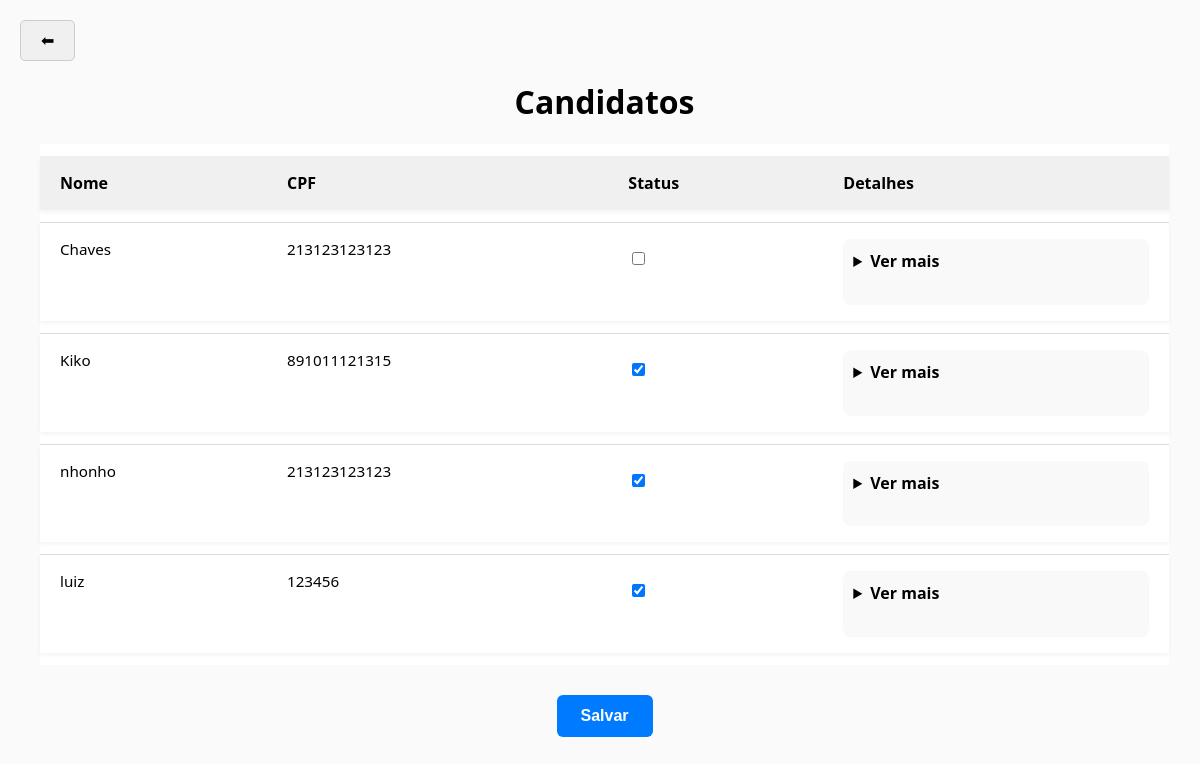
Before: /candidatos/ with the older database file.
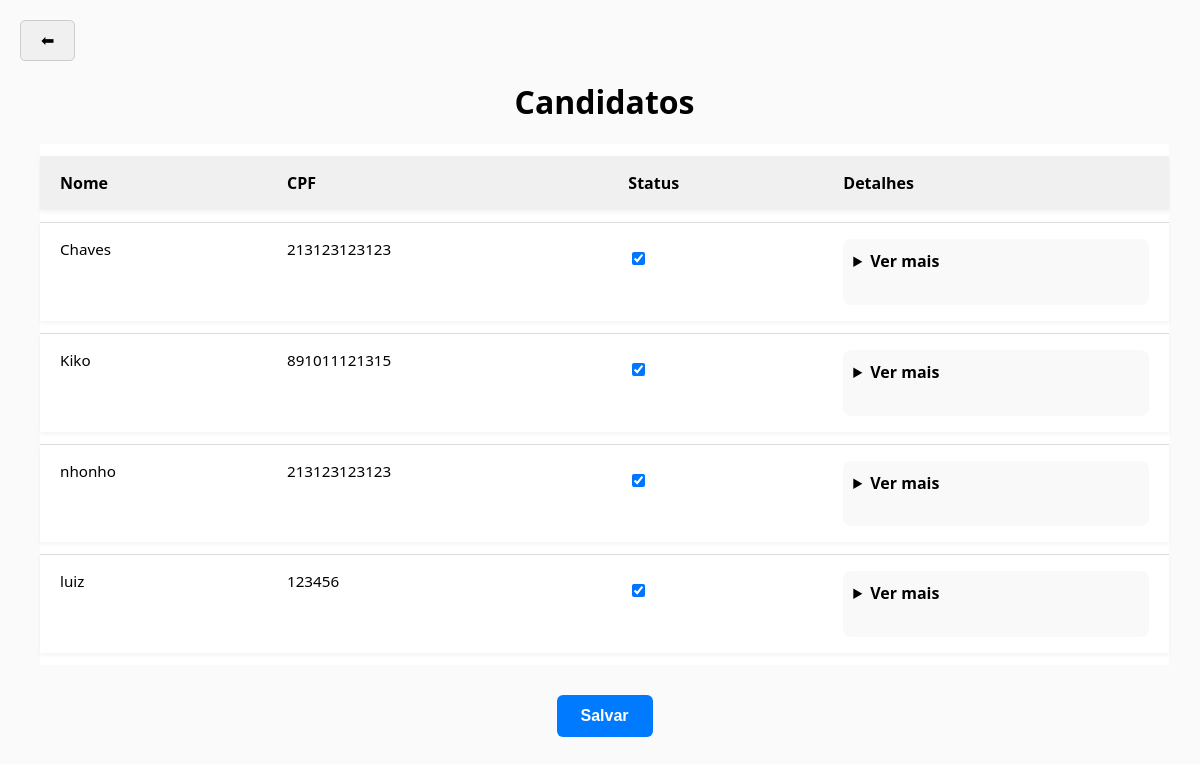
After: the same page with the newer database file.
### portal/models.py (models this page shows, shortened)
class Candidato(models.Model):
    user = models.OneToOneField(User, on_delete=models.CASCADE, null=True, blank=True)
    nome_completo = models.CharField(max_length=200)
    data_nascimento = models.DateField()
    idade = models.IntegerField(editable = False)
    sexo = models.CharField(max_length=20)
    raca_cor = models.CharField(max_length=50)
    cpf = models.CharField(max_length=14)
    telefone = models.CharField(max_length=20, blank=True)
    whatsapp = models.BooleanField()
    estado_civil = models.CharField(max_length=50, blank=True)
    email = models.EmailField(blank=True)
    endereco_principal = models.CharField(max_length=200)
    numero = models.CharField(max_length=20)
    bairro = models.CharField(max_length=100)
    municipio_uf = models.CharField(max_length=100)
    microrregiao = models.CharField(max_length=100, blank=True)
    cep = models.CharField(max_length=20)
    ingressara_no_projeto = models.BooleanField()
    turno = models.CharField(max_length=50, blank=True)
    apadrinhado = models.BooleanField()
    escolaridade = models.CharField(max_length=100, blank=True)
    rede_ensino = models.CharField(max_length=50, blank=True)
    ano_ou_periodo = models.CharField(max_length=20, blank=True)
    turno_escolar = models.CharField(max_length=50, blank=True)
    motivo_nao_estuda = models.TextField(blank=True)
    pretende_estudar = models.BooleanField(null=True)
    situacao_profissional = models.CharField(max_length=100, blank=True)
    profissao = models.CharField(max_length=100, blank=True)
    local_trabalho = models.CharField(max_length=100, blank=True)
    bairro_trabalho = models.CharField(max_length=100, blank=True)
    salario = models.DecimalField(max_digits=10, decimal_places=2, null=True, blank=True)
    conhece_eca = models.CharField(max_length=50, blank=True)
    nocao_cidadania = models.BooleanField(null=True)
    referencia_familiar = models.CharField(max_length=20, blank=True)
    conhece_conselho = models.CharField(max_length=100, blank=True)
    conhece_foscar = models.CharField(max_length=100, blank=True)
    possui_plano = models.BooleanField(null=True)
    nome_plano = models.CharField(max_length=100, blank=True)
    problema_saude = models.BooleanField(null=True)
    acompanhamento_medico = models.BooleanField(null=True)
    cirurgia = models.BooleanField(null=True)
    problema_atual = models.TextField(blank=True)
    deficiencia_fisica = models.BooleanField(null=True)
    tipo_deficiencia = models.CharField(max_length=100, blank=True)
    desenvolvimento_mental = models.TextField(blank=True)
    onde_procura_saude = models.CharField(max_length=100, blank=True)
    refeicoes_dia = models.IntegerField(null=True, blank=True)
    alimentacao = models.TextField(blank=True)
    participa_grupo = models.TextField(blank=True)
    tipo_casa = models.CharField(max_length=100, blank=True)
    tipo_moradia = models.CharField(max_length=100, blank=True)
    vulnerabilidade = models.TextField(blank=True)
    numero_comodos = models.IntegerField(null=True, blank=True)
    divisorias_crianca_adulto = models.BooleanField(null=True)
    tem_banheiro = models.BooleanField(null=True)
    banheiro_dentro = models.BooleanField(null=True)
    energia_publica = models.BooleanField(null=True)
    agua = models.CharField(max_length=100, blank=True)
    destino_lixo = models.CharField(max_length=100, blank=True)
    destino_esgoto = models.CharField(max_length=100, blank=True)
    bens = models.TextField(blank=True)
    origem_bens = models.CharField(max_length=100, blank=True)
    cadastrado_cadunico = models.BooleanField(null=True)
    bolsa_familia = models.BooleanField(null=True)
    auxilio_moradia = models.BooleanField(null=True)
    recebe_bpc = models.BooleanField(null=True)
    faixa_renda_familiar = models.CharField(max_length=100, blank=True)
    renda_per_capita = models.DecimalField(max_digits=10, decimal_places=2, null=True, blank=True)
    aprovado = models.BooleanField(null=True, blank=True)

### portal/views.py (the view)
# urls.py: path('candidatos/', views.lista_candidatos, name='lista_candidatos'),
def lista_candidatos(request):
    candidatos = Candidato.objects.all()
    return render(request, "candidatos.html", {"candidatos": candidatos})

### portal/templates/candidatos.html (shortened to what the changed rows need)
{% extends "base.html" %}
{% block content %}
<div class="container">
    <h1>Candidatos</h1>
    <table>
        <thead>
            <tr>
                <th>Nome</th>
                <th>CPF</th>
                <th>Status</th>
                <th>Detalhes</th>
            </tr>
        </thead>
        <tbody>
        {% for candidato in candidatos %}
            <tr>
                <td>{{ candidato.nome_completo }}</td>
                <td>{{ candidato.cpf }}</td>
                <td class="acoes">
                    <div class="status-checkbox">
                        <form method="post" action="{% url 'alterar_status' candidato.id %}">
                            <label class="checkbox-wrapper" title="Clique para aprovar/reprovar">
                                <input type="checkbox" name="status" value="aprovar" onchange="this.form.submit()" {% if candidato.aprovado %}checked{% endif %}>
                            </label>
                        </form>
                    </div>
                </td>
                <td>
                    <details>
                        <summary>Ver mais</summary>
                        <strong>Data de Nascimento:</strong> {{ candidato.data_nascimento }}<br>
                        <strong>Idade:</strong> {{ candidato.idade }}<br>
                        <strong>Sexo:</strong> {{ candidato.sexo }}<br>
                        <strong>Raça/Cor:</strong> {{ candidato.raca_cor }}<br>
                        <strong>Telefone:</strong> {{ candidato.telefone }}<br>
                        <strong>WhatsApp:</strong> {{ candidato.whatsapp }}<br>
                        <strong>Estado Civil:</strong> {{ candidato.estado_civil }}<br>
                        <strong>Email:</strong> {{ candidato.email }}<br>
                        <strong>Endereço:</strong> {{ candidato.endereco_principal }}, {{ candidato.numero }} - {{ candidato.bairro }}<br>
                        <strong>Município/UF:</strong> {{ candidato.municipio_uf }}<br>
                        <strong>Microrregião:</strong> {{ candidato.microrregiao }}<br>
                        <strong>CEP:</strong> {{ candidato.cep }}<br>
                        <strong>Ingressará no Projeto:</strong> {{ candidato.ingressara_no_projeto }}<br>
                        <strong>Turno:</strong> {{ candidato.turno }}<br>
                        <strong>Apadrinhado:</strong> {{ candidato.apadrinhado }}<br><br>
                        <strong>Escolaridade:</strong> {{ candidato.escolaridade }}<br>
                        <strong>Rede de Ensino:</strong> {{ candidato.rede_ensino }}<br>
                        <strong>Ano ou Período:</strong> {{ candidato.ano_ou_periodo }}<br>
                        <strong>Turno Escolar:</strong> {{ candidato.turno_escolar }}<br>
                        <strong>Motivo de Não Estudo:</strong> {{ candidato.motivo_nao_estuda }}<br>
                        <strong>Pretende Estudar:</strong> {{ candidato.pretende_estudar }}<br><br>
                        <strong>Situação Profissional:</strong> {{ candidato.situacao_profissional }}<br>
                        <strong>Profissão:</strong> {{ candidato.profissao }}<br>
                        <strong>Local de Trabalho:</strong> {{ candidato.local_trabalho }}<br>
                        <strong>Bairro do Trabalho:</strong> {{ candidato.bairro_trabalho }}<br>
                        <strong>Salário:</strong> R$ {{ candidato.salario }}<br><br>
                        <strong>Conhece ECA:</strong> {{ candidato.conhece_eca }}<br>
                        <strong>Noção de Cidadania:</strong> {{ candidato.nocao_cidadania }}<br>
                        <strong>Referência Familiar:</strong> {{ candidato.referencia_familiar }}<br>
                        <strong>Conhece Conselho:</strong> {{ candidato.conhece_conselho }}<br>
                        <strong>Conhece FOSCAR:</strong> {{ candidato.conhece_foscar }}<br><br>
                        <strong>Possui Plano de Saúde:</strong> {{ candidato.possui_plano }}<br>
                        <strong>Nome do Plano:</strong> {{ candidato.nome_plano }}<br>
                        <strong>Problema de Saúde:</strong> {{ candidato.problema_saude }}<br>
                        <strong>Acompanhamento Médico:</strong> {{ candidato.acompanhamento_medico }}<br>
                        <strong>Cirurgia:</strong> {{ candidato.cirurgia }}<br>
                        <strong>Problema Atual:</strong> {{ candidato.problema_atual }}<br>
                        <strong>Deficiência Física:</strong> {{ candidato.deficiencia_fisica }}<br>
                        <strong>Tipo de Deficiência:</strong> {{ candidato.tipo_deficiencia }}<br>
                        <strong>Desenvolvimento Mental:</strong> {{ candidato.desenvolvimento_mental }}<br>
                        <strong>Onde Procura Saúde:</strong> {{ candidato.onde_procura_saude }}<br><br>
                        <strong>Refeições por Dia:</strong> {{ candidato.refeicoes_dia }}<br>
                        <strong>Alimentação:</strong> {{ candidato.alimentacao }}<br><br>
                        <strong>Participa de Grupos:</strong> {{ candidato.participa_grupo }}<br><br>
                        <strong>Tipo de Casa:</strong> {{ candidato.tipo_casa }}<br>
                        <strong>Tipo de Moradia:</strong> {{ candidato.tipo_moradia }}<br>
                        <strong>Vulnerabilidade:</strong> {{ candidato.vulnerabilidade }}<br>
                        <strong>Número de Cômodos:</strong> {{ candidato.numero_comodos }}<br>
                        <strong>Divisória Criança/Adulto:</strong> {{ candidato.divisorias_crianca_adulto }}<br>
                        <strong>Tem Banheiro:</strong> {{ candidato.tem_banheiro }}<br>
                        <strong>Banheiro Dentro:</strong> {{ candidato.banheiro_dentro }}<br>
                        <strong>Energia Pública:</strong> {{ candidato.energia_publica }}<br>
                        <strong>Água:</strong> {{ candidato.agua }}<br>
                        <strong>Destino do Lixo:</strong> {{ candidato.destino_lixo }}<br>
                        <strong>Destino do Esgoto:</strong> {{ candidato.destino_esgoto }}<br><br>
                        <strong>Bens:</strong> {{ candidato.bens }}<br>
                        <strong>Origem dos Bens:</strong> {{ candidato.origem_bens }}<br><br>
                        <strong>Cadastrado no CadÚnico:</strong> {{ candidato.cadastrado_cadunico }}<br>
                        <strong>Recebe Bolsa Família:</strong> {{ candidato.bolsa_familia }}<br>
                        <strong>Auxílio Moradia:</strong> {{ candidato.auxilio_moradia }}<br>
                        <strong>Recebe BPC:</strong> {{ candidato.recebe_bpc }}<br><br>
                        <strong>Faixa de Renda Familiar:</strong> {{ candidato.faixa_renda_familiar }}<br>
                    </details>
                </td>
            </tr>
        {% endfor %}
        </tbody>
    </table>
</div>
{% endblock %}

Changed rows visible on the page:
changed Candidato "Chaves": aprovado "☐" → "☑"
